Frame 1 (no input): blank canvas, image omitted
Frame 60 (the mouse pressed at the canvas centre just before this capture): blank canvas, image omitted
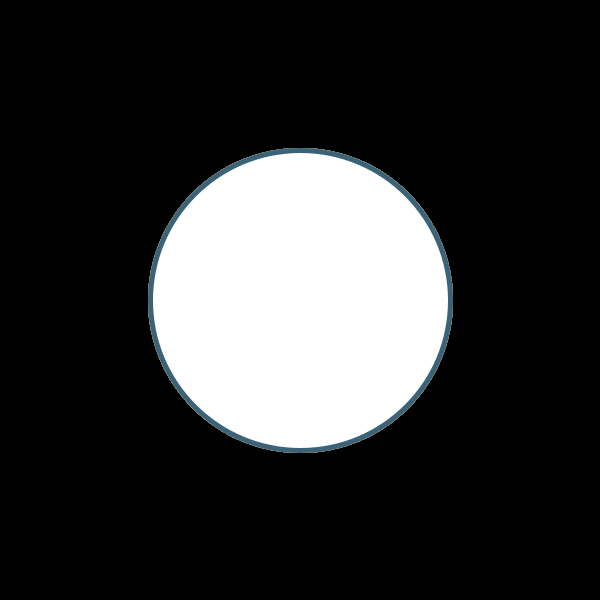
Frame 120 (the mouse held since frame 60 and released just before this capture)

The Processing sketch whose frames 1 and 60 were blank and that drew this single picture after the mouse press (run headless with seeded random() and noise(); from frame 60 on, the mouse is pressed at the canvas centre):

// Processing sketch: processing_45657
// ── processing_45657.pde

void setup() {
  size (600, 600);
  background (0);
  smooth ();
}
void draw () {
  stroke (random(255), random(255), random(255));
  strokeWeight (5);
  ellipse (mouseX,300, pmouseX, pmouseY);
}
 
void keyPressed() {
     if (key== DELETE) 
     background(0);
  }
